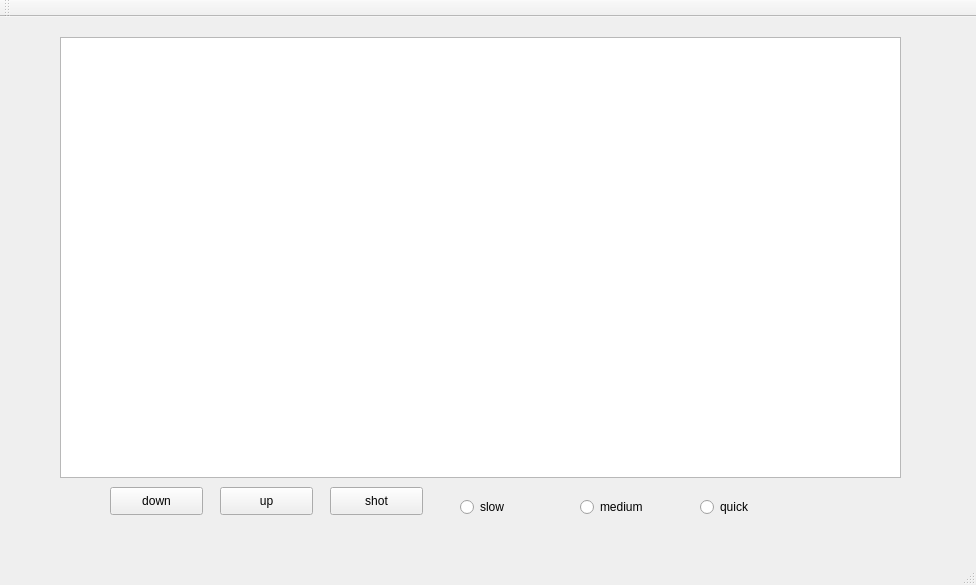
<?xml version="1.0" encoding="UTF-8"?>
<ui version="4.0">
 <class>MainWindow</class>
 <widget class="QMainWindow" name="MainWindow">
  <property name="geometry">
   <rect>
    <x>0</x>
    <y>0</y>
    <width>976</width>
    <height>585</height>
   </rect>
  </property>
  <property name="windowTitle">
   <string>MainWindow</string>
  </property>
  <widget class="QWidget" name="centralWidget">
   <widget class="QGraphicsView" name="graphicsView">
    <property name="geometry">
     <rect>
      <x>60</x>
      <y>20</y>
      <width>841</width>
      <height>441</height>
     </rect>
    </property>
   </widget>
   <widget class="QPushButton" name="pushButton">
    <property name="geometry">
     <rect>
      <x>110</x>
      <y>470</y>
      <width>93</width>
      <height>28</height>
     </rect>
    </property>
    <property name="text">
     <string>down</string>
    </property>
   </widget>
   <widget class="QPushButton" name="pushButton_2">
    <property name="geometry">
     <rect>
      <x>330</x>
      <y>470</y>
      <width>93</width>
      <height>28</height>
     </rect>
    </property>
    <property name="text">
     <string>shot</string>
    </property>
   </widget>
   <widget class="QPushButton" name="pushButton_3">
    <property name="geometry">
     <rect>
      <x>220</x>
      <y>470</y>
      <width>93</width>
      <height>28</height>
     </rect>
    </property>
    <property name="text">
     <string>up</string>
    </property>
   </widget>
   <widget class="QRadioButton" name="radioButton">
    <property name="geometry">
     <rect>
      <x>460</x>
      <y>480</y>
      <width>95</width>
      <height>20</height>
     </rect>
    </property>
    <property name="text">
     <string>slow</string>
    </property>
   </widget>
   <widget class="QRadioButton" name="radioButton_2">
    <property name="geometry">
     <rect>
      <x>580</x>
      <y>480</y>
      <width>95</width>
      <height>20</height>
     </rect>
    </property>
    <property name="text">
     <string>medium</string>
    </property>
   </widget>
   <widget class="QRadioButton" name="radioButton_3">
    <property name="geometry">
     <rect>
      <x>700</x>
      <y>480</y>
      <width>95</width>
      <height>20</height>
     </rect>
    </property>
    <property name="text">
     <string>quick</string>
    </property>
   </widget>
  </widget>
  <widget class="QMenuBar" name="menuBar">
   <property name="geometry">
    <rect>
     <x>0</x>
     <y>0</y>
     <width>976</width>
     <height>26</height>
    </rect>
   </property>
  </widget>
  <widget class="QToolBar" name="mainToolBar">
   <attribute name="toolBarArea">
    <enum>TopToolBarArea</enum>
   </attribute>
   <attribute name="toolBarBreak">
    <bool>false</bool>
   </attribute>
  </widget>
  <widget class="QStatusBar" name="statusBar"/>
 </widget>
 <layoutdefault spacing="6" margin="11"/>
 <resources/>
 <connections/>
</ui>
